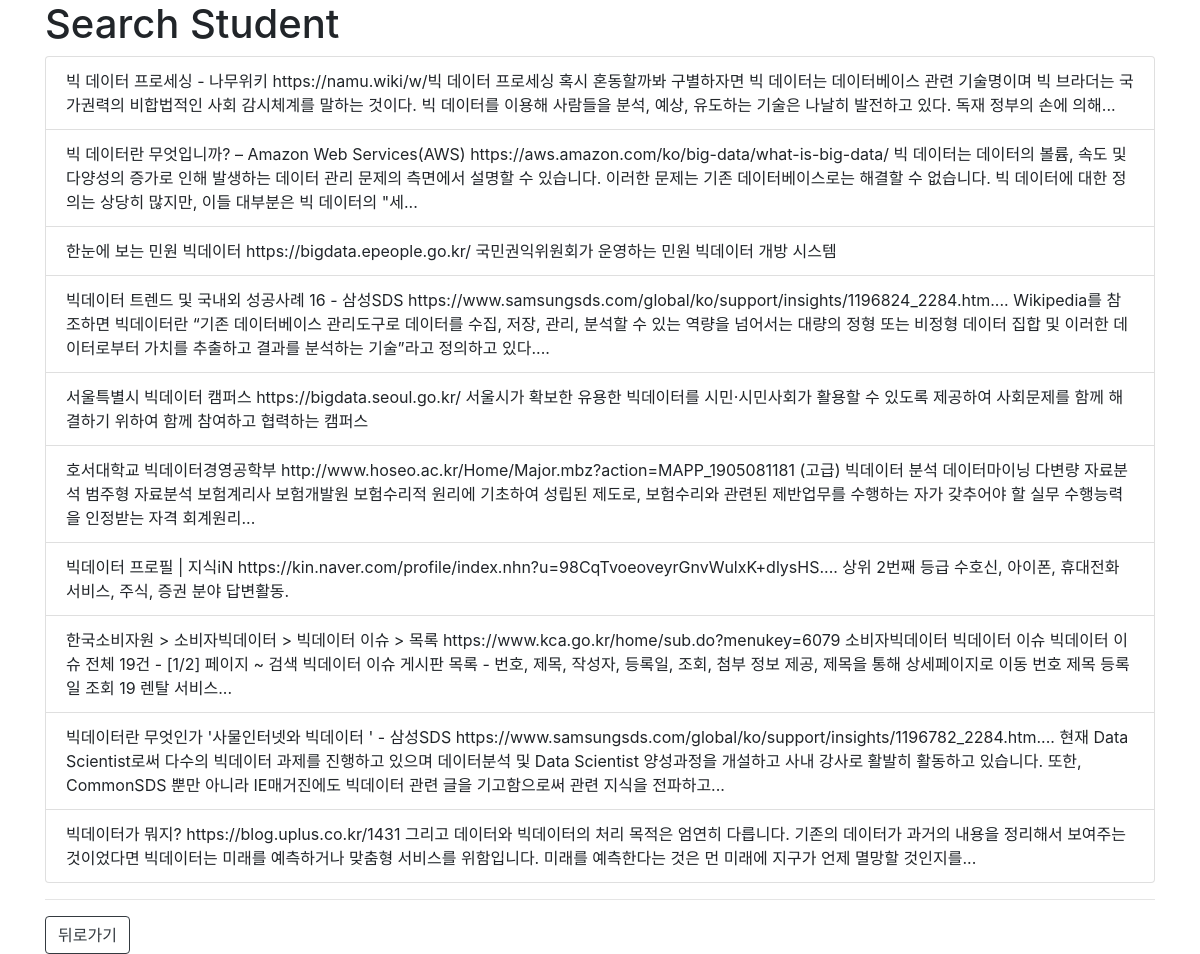
The app's page /resulkeyword/ with its own data.
### movie/models.py (models this page shows)
class naver_keyword(models.Model):
    title = models.CharField(max_length=100)
    URL = models.CharField(max_length=100)
    summary = models.CharField(max_length=100)

### movie/views.py (the view)
# urls.py: path('resulkeyword/', views.resultkeyword, name='resultkeyword')
def resultkeyword(request):
    qs = naver_keyword.objects.all()
    context = {'keyword_list': qs}
    return render(request, 'keyword.html', context)

### movie/templates/keyword.html (shortened to what this page needs)
{% extends '__base.html' %}
{% block content %}
        <h1>Search Student</h1>
        {% if keyword_list %}
        <ol class="list-group">
            {% for s in keyword_list %}
            <li class="list-group-item">
                {{ s.title }} {{ s.URL }} {{ s.summary }}
            </li>
            {% endfor %}
        </ol>
    {% endif %}
    <hr>
    <a href="{% url 'main' %}" class="btn btn-outline-dark">
        뒤로가기
    </a>
{% endblock %}

### records on screen
naver_keyword: title "빅 데이터 프로세싱 - 나무위키", URL "https://namu.wiki/w/빅 데이터 프로세싱", summary "혹시 혼동할까봐 구별하자면 빅 데이터는 데이터베이스 관련 기술명이며 빅 브라더는 국가권력의 비합법적인 사회 감시체계를 말하는 것이다. 빅 데이터를 이용해 사람들을 분석, 예상, 유도하는 기술은 나날히 발전하고 있다. 독재 정부의 손에 의해..."
naver_keyword: title "빅 데이터란 무엇입니까? – Amazon Web Services(AWS)", URL "https://aws.amazon.com/ko/big-data/what-is-big-data/", summary "빅 데이터는 데이터의 볼륨, 속도 및 다양성의 증가로 인해 발생하는 데이터 관리 문제의 측면에서 설명할 수 있습니다. 이러한 문제는 기존 데이터베이스로는 해결할 수 없습니다. 빅 데이터에 대한 정의는 상당히 많지만, 이들 대부분은 빅 데이터의 \"세..."
naver_keyword: title "한눈에 보는 민원 빅데이터", URL "https://bigdata.epeople.go.kr/", summary "국민권익위원회가 운영하는 민원 빅데이터 개방 시스템"
naver_keyword: title "빅데이터 트렌드 및 국내외 성공사례 16 - 삼성SDS", URL "https://www.samsungsds.com/global/ko/support/insights/1196824_2284.htm....", summary "Wikipedia를 참조하면 빅데이터란 “기존 데이터베이스 관리도구로 데이터를 수집, 저장, 관리, 분석할 수 있는 역량을 넘어서는 대량의 정형 또는 비정형 데이터 집합 및 이러한 데이터로부터 가치를 추출하고 결과를 분석하는 기술”라고 정의하고 있다...."
naver_keyword: title "서울특별시 빅데이터 캠퍼스", URL "https://bigdata.seoul.go.kr/", summary "서울시가 확보한 유용한 빅데이터를 시민·시민사회가 활용할 수 있도록 제공하여 사회문제를 함께 해결하기 위하여 함께 참여하고 협력하는 캠퍼스"
naver_keyword: title "호서대학교 빅데이터경영공학부", URL "http://www.hoseo.ac.kr/Home/Major.mbz?action=MAPP_1905081181", summary "(고급) 빅데이터 분석 데이터마이닝 다변량 자료분석 범주형 자료분석 보험계리사 보험개발원 보험수리적 원리에 기초하여 성립된 제도로, 보험수리와 관련된 제반업무를 수행하는 자가 갖추어야 할 실무 수행능력을 인정받는 자격 회계원리..."
naver_keyword: title "빅데이터 프로필 | 지식iN", URL "https://kin.naver.com/profile/index.nhn?u=98CqTvoeoveyrGnvWulxK+dlysHS....", summary "상위 2번째 등급 수호신, 아이폰, 휴대전화서비스, 주식, 증권 분야 답변활동."
naver_keyword: title "한국소비자원 > 소비자빅데이터 > 빅데이터 이슈 > 목록", URL "https://www.kca.go.kr/home/sub.do?menukey=6079", summary "소비자빅데이터 빅데이터 이슈 빅데이터 이슈 전체 19건 - [1/2] 페이지 ~ 검색 빅데이터 이슈 게시판 목록 - 번호, 제목, 작성자, 등록일, 조회, 첨부 정보 제공, 제목을 통해 상세페이지로 이동 번호 제목 등록일 조회 19 렌탈 서비스..."
naver_keyword: title "빅데이터란 무엇인가 '사물인터넷와 빅데이터 ' - 삼성SDS", URL "https://www.samsungsds.com/global/ko/support/insights/1196782_2284.htm....", summary "현재 Data Scientist로써 다수의 빅데이터 과제를 진행하고 있으며 데이터분석 및 Data Scientist 양성과정을 개설하고 사내 강사로 활발히 활동하고 있습니다. 또한, CommonSDS 뿐만 아니라 IE매거진에도 빅데이터 관련 글을 기고함으로써 관련 지식을 전파하고..."
naver_keyword: title "빅데이터가 뭐지?", URL "https://blog.uplus.co.kr/1431", summary "그리고 데이터와 빅데이터의 처리 목적은 엄연히 다릅니다. 기존의 데이터가 과거의 내용을 정리해서 보여주는 것이었다면 빅데이터는 미래를 예측하거나 맞춤형 서비스를 위함입니다. 미래를 예측한다는 것은 먼 미래에 지구가 언제 멸망할 것인지를..."
